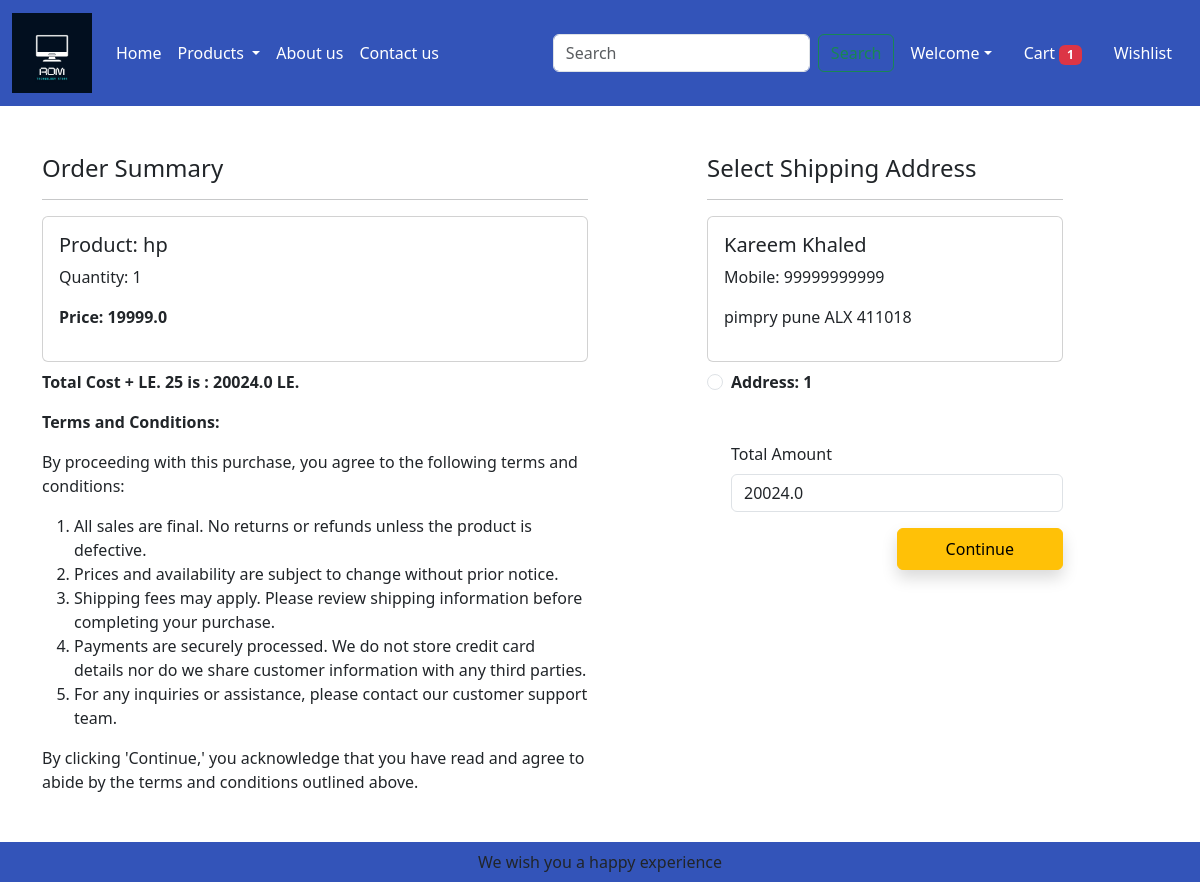
The app's page /checkout/ (signed in) with its own data.
### pages/models.py (models this page shows, shortened)
class Cart(models.Model):
    user = models.ForeignKey(User,on_delete=models.CASCADE)
    product = models.ForeignKey(Product,on_delete=models.CASCADE)
    quantity = models.PositiveIntegerField(default=1)

class Product(models.Model):
    title = models.CharField(max_length=100)
    selling_price =models. FloatField()
    discounted_price= models.FloatField()
    description= models. TextField()
    composition =models. TextField(default='')
    prodapp= models.TextField(default='')
    category =models.CharField(choices = CATEGORY_CHOICES, max_length=2)
    product_image = models. ImageField(upload_to='product')

class Customer(models.Model):
    user = models.ForeignKey(User,on_delete=models.CASCADE)
    name = models.CharField(max_length=200)
    locality = models.CharField(max_length=200)
    city = models.CharField(max_length=50)
    mobile = models.IntegerField(default=0)
    zipcode = models.IntegerField()
    state = models.CharField(choices=STATE_CHOICES,max_length=100)

### pages/views.py (the view)
# urls.py: path('checkout/',views.checkout.as_view(),name='checkout'),
class checkout(View):
    def get(self,request):
        totalitem = 0
        witem = 0
        if request.user.is_authenticated:
            totalitem = len(Cart.objects.filter(user=request.user))
            witem = len(Wishlist.objects.filter(user=request.user))
        user=request.user
        add=Customer.objects.filter(user=user)
        cart_items=Cart.objects.filter(user=user)
        famount=0
        for p in cart_items:
            value = p.quantity*p.product.discounted_price
            famount = famount + value
        totalamount = famount + 25
        return render(request,'pages/checkout.html',locals())

### templates/pages/checkout.html (shortened to what this page needs)
{% extends 'pages/base.html' %}
{% load static %}
{% block main-content %}
<div class="container">
<div class="row mt-5">
<div class="col-sm-6">
<h4>Order Summary</h4>
<hr>
{% for item in cart_items %}
<div class="card mb-2">
<div class="card-body">
<h5>Product: {{item.product.title}}</h5>
<p>Quantity: {{item.quantity}}</p>
<p class="fw-bold">Price: {{item.product.discounted_price}}</p>
</div>
</div>
{% endfor %}
<p class="fw-bold">Total Cost + LE. 25 is : {{totalamount}} LE.</p>
<p class="fw-bold">Terms and Conditions:</p>
<p>By proceeding with this purchase, you agree to the following terms and conditions:</p>
<ol>
    <li>All sales are final. No returns or refunds unless the product is defective.</li>
    <li>Prices and availability are subject to change without prior notice.</li>
    <li>Shipping fees may apply. Please review shipping information before completing your purchase.</li>
    <li>Payments are securely processed. We do not store credit card details nor do we share customer information with any third parties.</li>
    <li>For any inquiries or assistance, please contact our customer support team.</li>
</ol>
<p>By clicking 'Continue,' you acknowledge that you have read and agree to abide by the terms and conditions outlined above.</p>
<br><br><br>
</div>
<div class="col-sm-4 offset-sm-1">
<h4>Select Shipping Address</h4>
<hr>
<form method="post" id="myform">
{% for ad in add %}
<div class="card">
<div class="card-body">
<h5>{{ad.name}}</h5>
<p>Mobile: {{ad.mobile}}</p>
<p>{{ad.locality}} {{ad.city}} {{ad.state}} {{ad.zipcode}}</p>
</div>
</div>
<div class="form-check mt-2 mb-5">
<input class="form-check-input" type="radio" name="custid" id="custadd{{forloop.counter}}" value="{{ad.id}}">
<label class="form-check-label fw-bold" for="custadd{{forloop.counter}}">
Address: {{forloop.counter}} </label>
</div>
{% endfor %}
<div class="form-check mb-3">
<label for="totamount" class="form-label">Total Amount</label>
<input type="number" class="form-control" name="totamount" value="{{totalamount}}" readonly>
</div>
<div class="text-end">
<a href="{% url 'payment' %}" class="btn btn-warning shadow px-5 py-2 ms-4">Continue</a>
<br><br><br>
</div>
</form>
</div>
</div>
</div>
{% endblock main-content %}

### records on screen
Cart: product "hp", quantity "1", product.discounted_price "19999.0"
Customer: name "Kareem Khaled", mobile "99999999999", locality "pimpry", city "pune", state "ALX", zipcode "411018"

### other values on screen
{{ totalitem }} "1"
{{ totalamount }} "20024.0"
